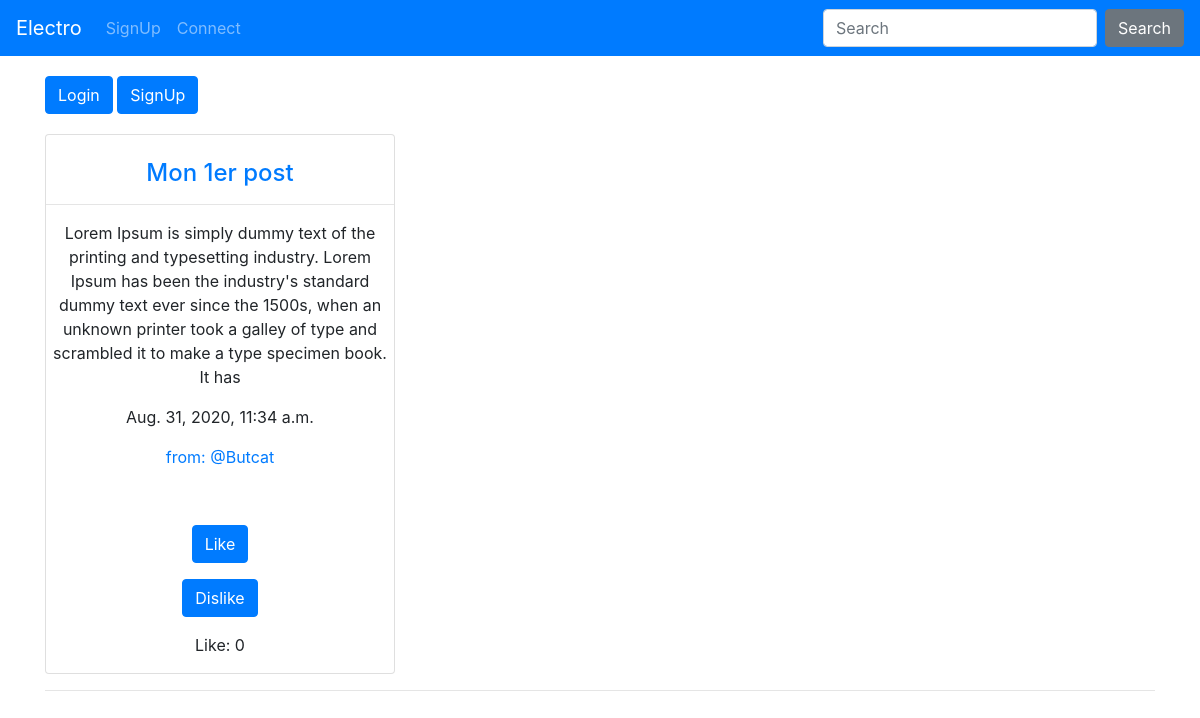
The page /posts/list/ on the database as committed earlier.
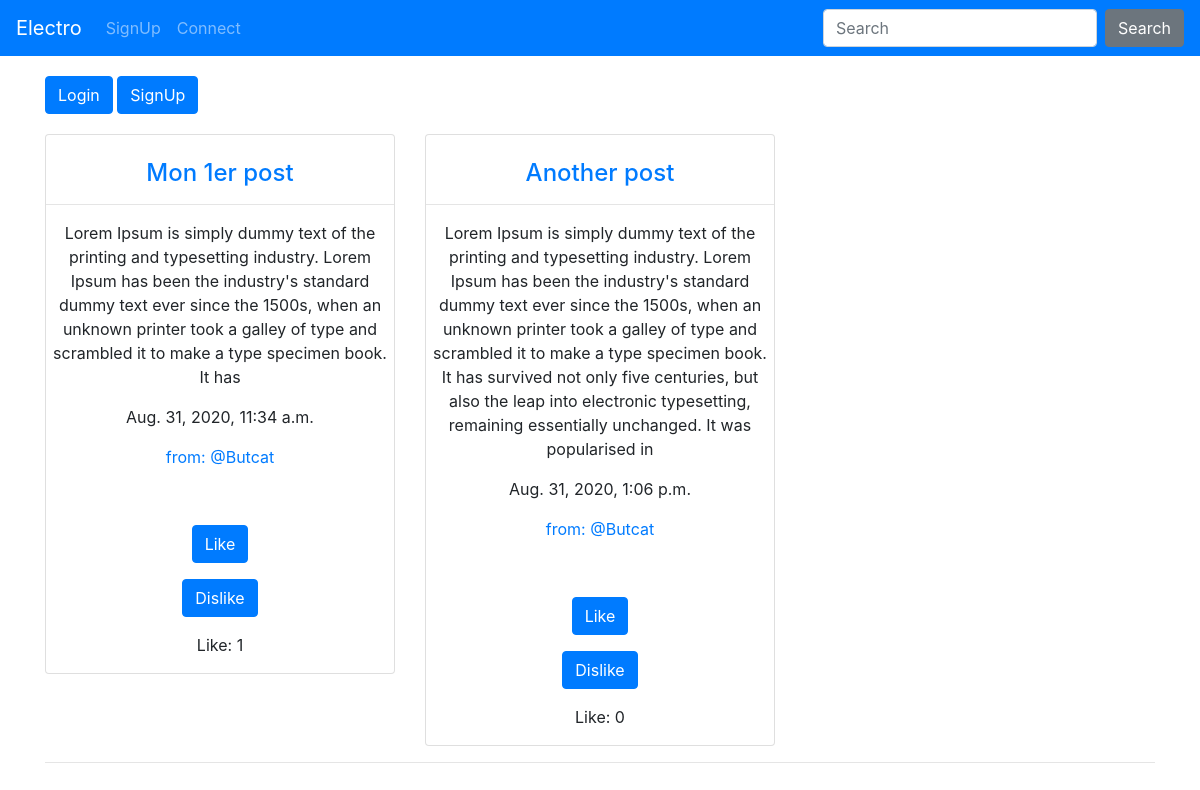
The same page on the database as committed later.
### posts/models.py (models this page shows, shortened)
class Post(models.Model):
    title = models.CharField(max_length=40)
    content = models.TextField()
    post_img = models.ImageField(upload_to='img', blank=True, null=True)
    date_post = models.DateTimeField('date published',auto_now_add=True)
    user = models.ForeignKey(settings.AUTH_USER_MODEL,
    on_delete=models.CASCADE)
    like = models.ManyToManyField(User, related_name='likes',
    blank=True)
    group = models.ForeignKey(Group, on_delete=models.CASCADE,
    blank=True, null=True)
    class Meta:
        ordering = ['date_post']

### posts/views.py (the view, shortened to what this page needs)
# urls.py: path('list/', views.PostListView.as_view(), name="list"),
class PostListView(ListView):
    template_name = 'logged/post_list.html'
    context_object_name = 'posts'
    model = Post
    def get_queryset(self):
        return Post.objects.filter(date_post__lte=timezone.now()).order_by(
                '-date_post')

### posts/templatetags/post_extras.py (called while the page is built)
@register.filter(name='cut')
def cut_post_group(value):
    return Post.objects.exclude(group__isnull=False)

### posts/templates/logged/post_list.html (shortened to what this page needs)
{% extends 'base.html' %}
{% load static %}
{% block page_content %}
{% if user.is_authenticated %}
<div class="padding">
  <div class="container">
    <a class="btn btn-primary" href="{% url 'posts:create' %}">Create</a>
  </div>
</div>
{% else %}
<div class="padding">
<div class="container">
  <a href="{% url 'electro:login' %}" class="btn btn-primary">Login</a>
  <a href="{% url 'electro:signup' %}" class="btn btn-primary">SignUp</a>
 </div>
</div>
{% endif %}
<div class="container">
  {% load post_extras %}
  {%  for post in posts|cut %}
  {% if forloop.counter0|divisibleby:3 %} <div class="row text-center"> {%  endif %}
    <div class="col-md-4">
      <div class="card">
        <div class="card-content">
          <br>
          <h4 class="card-title"><a href="{% url 'posts:detail' post.pk %}">{{ post.title }}</a></h4>
          <hr>
          <p class="card-text">{{ post.content }}</p>
          <p>{{ post.date_post }}</p>
          <p><a href="{% url 'posts:redirect' post.user.pk %}">from: @{{ post.user }}</a></p>
          <br>
          <p>
            <form action="{% url 'posts:like' post.pk %}" method="POST">
              <button type="submit" name="post_id" value="{{ post.id }}" class="btn btn-primary">Like
              </button>
            </form>
          </p>
          <p>
            <form action="{% url 'posts:dislike' post.pk %}" method="POST">
              <button type="submit" name="post_id" value="{{ post.id }}" class="btn btn-primary">Dislike
              </button>
            </form>
          </p>
          <p>Like: {{ post.like.count }}</p>
        </div>
      </div>
    </div>
    {%  if forloop.counter|divisibleby:3 or forloop.last %}</div><hr>{%  endif %}
    {%  endfor %}
  </div>
{% endblock %}

### electro_project/templates/base.html (shortened to what this page needs)
<!DOCTYPE html>
{% load static %}
<html lang="en" dir="ltr">
  <head>
     <link rel="stylesheet" type="text/css" href="{% static 'css/style_electro.css' %}">
     <link rel="stylesheet" href="https://stackpath.bootstrapcdn.com/bootstrap/4.4.1/css/bootstrap.min.css">
  </head>
  <body>
    <nav class="navbar navbar-expand-lg navbar-dark bg-primary">
      <a class="navbar-brand" href="{% url 'index' %}">Electro</a>
     <div class="collapse navbar-collapse" id="navbarColor01">
        <ul class="navbar-nav mr-auto">
      {% if not user.is_authenticated %}
      <li class="nav-item">
        <a class="nav-link" href="{% url 'electro:signup' %}">SignUp</a>
      </li>
      <li class="nav-item">
        <a class="nav-link" href="{% url 'electro:login' %}">Connect</a>
      </li>
      {% endif %}
    </ul>
    <form class="form-inline my-2 my-lg-0" method="GET">
      <input class="form-control mr-sm-2" type="text" placeholder="Search" name="user" id="user">
      <button class="btn btn-secondary my-2 my-sm-0" type="submit">Search</button>
    </form>
  </div>
</nav>
    {% block page_content %}
    {% endblock %}
  </body>
</html>

### electro_social/static/css/style_electro.css (style rules this page uses)
body { height: 100%; width: 100%; }
.padding { padding: 20px 0; }

Rows that differ between the two databases and show on the page:
computed for Post "Mon 1er post": like.count "0" → "1"
added Post: title "Another post", content "Lorem Ipsum is simply dummy text of the printing and typesetting industry. Lorem Ipsum has been the industry's standard dummy text ever since the 1500s, when an unknown printer took a galley of type and scrambled it to make a type specimen book. It has survived not only five centuries, but also the leap into electronic typesetting, remaining essentially unchanged. It was popularised in", date_post "Aug. 31, 2020, 1:06 p.m.", user "Butcat", like.count "0"
